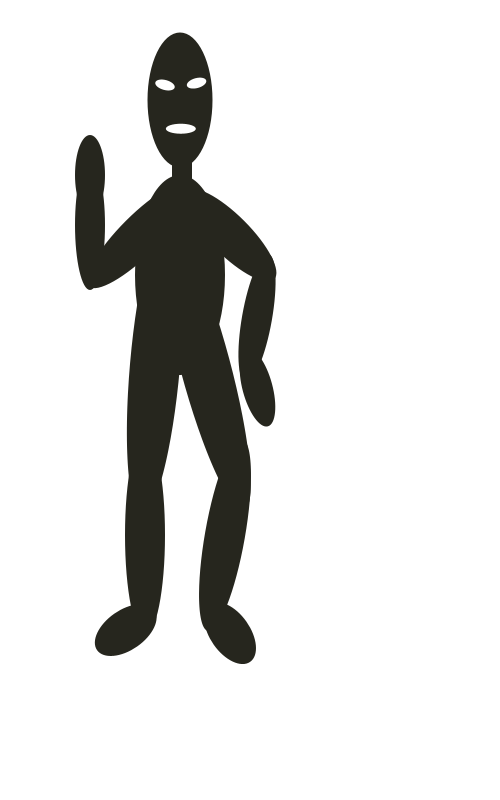
Frame 1 (no input)
Frame 60 (the mouse pressed at the canvas centre just before this capture): identical to frame 1, image omitted
Frame 120 (the mouse held since frame 60 and released just before this capture): identical to frame 1, image omitted

The Processing sketch that drew this single still picture (run headless with seeded random() and noise(); from frame 60 on, the mouse is pressed at the canvas centre):

// Processing sketch: processing_112104
// ── processing_112104.pde

int armAngle =-0;
int angleChange =5;
final int ANGLE_LIMIT =10;

void setup ()
{
  size (500, 800) ;  
  frameRate (10);
  smooth () ;
}
void draw()
{
 background(255);
  pushMatrix();
  translate(-20, 10); // place robot so arms are always on screen
  drawtoon();
  armAngle += angleChange;
  
  // if the arm has moved past its limit,
  // reverse direction and set within limits.
  if (armAngle > ANGLE_LIMIT || armAngle < 0)
  {
    angleChange = -angleChange;
    armAngle += angleChange;
  }
  popMatrix();
}
void drawtoon () 
{
  noStroke();
  pushMatrix ();
  translate (200,75 );
  noStroke() ;
  fill (38,38,30) ;
  ellipse (0, 15, 65, 135);   // head shape and position
  ellipse (0, 190, 90, 200); // body shape and position
  rect (-8, 50, 20, 70); // neck shape and possition
  drawLeftArm1 ();
  drawLeftArm2 ();
  drawRightRam1 ();
  drawRightArm2 ();
  drawLeftLeg1 ();
  drawRightLeg1 ();
  drawLeftLeg2 ();
  drawRightLeg2 ();
  drawHand1 ();
  drawLefteye ();
  drawRighteye ();
  drawHand2 ();
  drawMouth ();
  drawfoot1 ();
  drawfoot2 ();
  popMatrix();
}

void   drawRightRam1 ()// change it back to left arm
{
  pushMatrix (); 
  translate (-40, 150); // pivot point   
  rotate (radians (45));
  fill (38,38,30) ;
ellipse (0,0, 40, 145); // translated to 0, 0
popMatrix ();
}
void   drawRightArm2 ()
{
   pushMatrix (); 
  translate (-90, 140); // pivot point   
  rotate (radians (180));
  fill (38,38,30) ;
  ellipse (0,0, 30, 130); // translated to 0, 0
  popMatrix ();
}
void drawLeftArm1 ()
{
  pushMatrix (); 
  translate (50, 150); // pivot point   
  rotate (radians (135));
  fill (38,38,30) ;
  ellipse (0, 0, 40, 125); // translated to 0, 0
  popMatrix ();
}
void drawLeftArm2 ()
{
  pushMatrix (); 
  translate (77, 233); // pivot point, setting point   
  rotate (radians (10));
  fill (38,38,30) ;
ellipse (0,0, 30, 130); // translated to 0, 0
popMatrix ();
}

void drawRightLeg1 ()
{
  pushMatrix ();
  translate (25, 280); // pivot point   
  rotate (radians (165)); // angle rotated
  fill (38,38,30) ; // colour
  ellipse (0,-0, 50, 300); // shape and position of leg piece1
  popMatrix ();
}

void drawLeftLeg1 ()
{
  pushMatrix (); 
  translate (-25, 280); // pivot point   
  rotate (radians (185)); // angle rotated
  fill (38,38,30) ; // colour
  ellipse (0,-0, 50, 300); // shape and position of leg piece1
  popMatrix ();
}
void drawLeftLeg2 ()
{
  pushMatrix ();
  translate (-35, 450); // pivot point   
  rotate (radians (0)); // angle rotated
  fill (38,38,30) ; // colour
  ellipse (0,-0,40, 200); // shape and position of leg piece1
  popMatrix ();
}

void drawRightLeg2 ()
{
  pushMatrix ();
  translate (45, 450); // pivot point   
  rotate (radians (10)); // angle rotated
  fill (38,38,30) ; // colour
  ellipse (0,-0,40, 195); // shape and position of leg piece1
  popMatrix ();
}
 void drawHand1 ()
 {
    pushMatrix ();
  translate (-90, 90); // pivot point   
  rotate (radians (armAngle)); // angle rotated
  fill (38,38,30) ; // colour
  ellipse (0,0,30, 80); // shape and position of hand
  popMatrix ();
 }
 
 void drawLefteye ()
{ 
  // pushMatrix ();
  translate (-15,0); // pivot point   
  rotate (radians (15)); // angle rotated
  fill (255) ; // colour
  ellipse (0,0,20, 10); // shape and position of hand
  //popMatrix ();
}
void drawRighteye ()
{

translate (30,-10); // pivot point   
  rotate (radians (-30)); // angle rotated
  fill (255) ; // colour
  ellipse (0,0,20, 10); // shape and position of hand
  
}
 void drawHand2 ()
 {
   pushMatrix ();
  translate (-20,310); // pivot point   
 // rotate (radians (armAngle)); // angle rotated
  fill (38,38,30) ; // colour
  ellipse (0,0,30, 80); // shape and position of hand
  popMatrix ();
 }
  void drawMouth ()
 {
   pushMatrix ();
  translate (-27,40); // pivot point   
  rotate (radians (105)); // angle rotated
  fill (255) ; // colour
  ellipse (0,0,10, 30); // shape and position of hand
  popMatrix ();
 }
  void drawfoot1 ()
 {
   pushMatrix ();
  translate (-210,510); // pivot point   
  rotate (radians (70)); // angle rotated
  fill (38,38,30) ; // colour
  ellipse (0,0,40, 70); // shape and position of hand
  popMatrix ();
 }
  void drawfoot2 ()
 {
   pushMatrix ();
  translate (-110,540); // pivot point   
  rotate (radians (160)); // angle rotated
  fill (38,38,30) ; // colour
  ellipse (0,0,40, 70); // shape and position of hand
  popMatrix ();
 }
 
 

  
  
